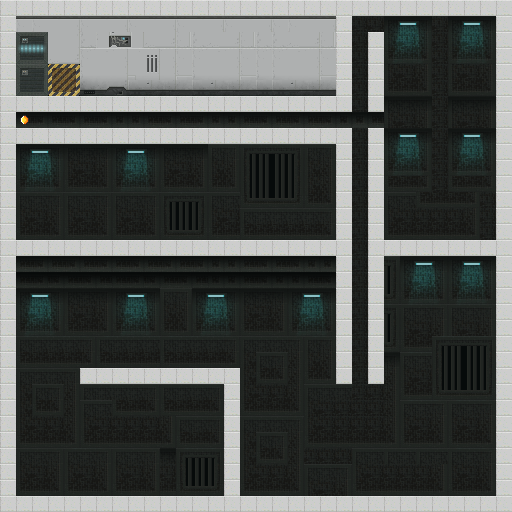

The image is a tile-based game level rendered from a .tmx file. Its description and complete source (layers, tilesets, objects, tile grids) follow:
An orthogonal 32x32 tile map with 16x16 px tiles, 2 tile layers (background, level).

<map version="1.2" tiledversion="1.3.1" orientation="orthogonal" renderorder="right-down" compressionlevel="0" width="32" height="32" tilewidth="16" tileheight="16" infinite="0" nextlayerid="3" nextobjectid="1">
 <tileset firstgid="1" source="scifi_platformTiles_16x16.tsx" />
 <properties>
     <property name="maxMirrors" type="int" value="10" />
  </properties>
 <layer id="1" name="background" width="32" height="32">
  <data encoding="csv">
0,0,0,0,0,246,247,248,0,0,0,0,0,0,0,0,0,0,0,0,0,0,0,0,0,0,0,0,0,0,0,0,
0,246,246,247,248,246,247,248,246,247,248,246,247,248,246,247,248,246,246,247,248,0,708,600,649,650,651,600,649,650,651,0,
0,71,72,282,283,316,284,285,286,317,318,319,316,317,318,319,316,316,317,318,319,0,708,0,684,685,686,600,684,685,686,0,
0,106,107,317,318,351,352,353,355,356,353,354,351,352,353,354,351,351,352,353,354,0,708,0,719,720,721,600,719,720,721,0,
0,141,142,146,147,386,387,388,390,391,388,389,386,387,388,389,386,386,387,388,389,0,708,0,605,606,607,600,605,606,607,0,
0,176,177,181,182,421,422,423,424,425,426,427,424,425,426,427,424,424,425,426,427,0,708,0,640,641,642,600,640,641,642,0,
0,0,0,0,0,0,0,0,0,0,0,0,0,0,0,0,0,0,0,0,0,0,708,0,570,571,572,600,570,571,572,0,
0,491,492,493,494,495,496,497,498,499,500,501,502,503,504,491,492,493,494,495,496,497,498,499,605,606,607,600,605,606,607,0,
0,526,527,528,529,530,531,532,533,534,535,536,537,538,539,0,0,0,0,0,0,0,708,0,649,650,651,600,649,650,651,0,
0,561,562,563,564,565,566,567,568,569,570,571,572,573,574,505,506,507,508,573,574,0,708,0,684,685,686,600,684,685,686,0,
0,596,597,598,599,600,601,602,603,604,605,606,607,608,609,540,541,542,543,608,609,0,708,0,719,720,721,600,719,720,721,0,
0,631,632,633,634,635,636,637,638,639,640,641,642,643,644,575,576,577,578,608,609,0,708,0,640,641,642,600,640,641,642,0,
0,666,667,668,669,670,671,672,673,674,675,676,677,678,679,610,611,612,613,643,644,0,708,0,678,679,680,681,682,683,600,0,
0,701,702,703,704,705,706,707,708,709,710,711,712,713,714,645,646,647,646,647,648,0,708,0,713,714,715,716,717,718,600,0,
0,736,737,738,739,740,741,742,743,744,745,746,747,748,749,680,681,682,681,682,683,0,708,0,748,749,750,751,752,753,600,0,
0,0,0,0,0,0,0,0,0,0,0,0,0,0,0,715,716,717,718,0,0,0,708,0,0,0,0,0,0,0,0,0,
0,491,492,493,494,495,496,491,492,493,494,495,496,497,498,499,500,501,502,503,504,0,708,0,677,649,650,651,649,650,651,0,
0,526,527,528,529,530,531,526,527,528,529,530,531,532,533,534,535,536,537,538,539,0,708,0,712,684,685,686,684,685,686,0,
0,561,562,563,564,565,566,567,568,569,573,574,561,562,563,564,565,566,567,568,569,0,708,0,747,719,720,721,719,720,721,0,
0,596,597,598,599,600,601,602,603,604,608,609,596,597,598,599,600,601,602,603,604,0,708,0,677,669,670,671,669,670,671,0,
0,631,632,633,634,635,636,637,638,639,643,644,631,632,633,634,635,636,637,638,639,0,708,0,712,704,705,706,704,705,706,0,
0,509,510,511,512,513,509,510,511,512,509,510,511,512,513,617,618,619,620,514,515,0,708,0,747,739,740,505,506,507,508,0,
0,544,545,546,547,548,544,545,546,547,544,545,546,547,548,652,653,654,655,549,550,0,708,0,572,669,670,540,541,542,543,0,
0,617,618,619,620,0,0,0,0,0,0,0,0,0,0,687,688,689,690,584,585,0,708,0,607,704,705,575,576,577,578,0,
0,652,653,654,655,645,646,647,647,648,645,646,647,648,0,722,723,724,725,672,673,673,708,708,607,739,740,610,611,612,613,0,
0,687,688,689,690,678,679,680,682,683,680,681,682,683,0,757,758,759,760,707,708,708,708,708,607,669,670,671,669,670,671,0,
0,722,723,724,725,713,714,715,716,717,718,621,622,623,0,617,618,619,620,707,708,708,708,708,607,704,705,706,704,705,706,0,
0,757,758,759,760,748,749,750,751,752,753,656,657,658,0,652,653,654,655,742,641,641,641,641,642,739,740,741,739,740,741,0,
0,666,667,668,669,670,671,672,673,674,571,675,676,677,0,687,688,689,690,723,723,723,678,679,678,679,678,679,669,670,671,0,
0,701,702,703,704,705,706,707,708,709,606,710,711,712,0,722,723,724,725,754,755,756,713,714,715,716,717,718,704,705,706,0,
0,736,737,738,739,740,741,742,743,744,641,745,746,747,0,757,758,759,760,789,790,791,748,749,750,751,752,753,739,740,741,0,
0,0,0,0,0,0,0,0,0,0,0,0,0,0,0,0,0,0,0,0,0,0,0,0,0,0,0,0,0,0,0,0
</data>
 </layer>
 <layer id="2" name="level" width="32" height="32">
  <data encoding="csv">
456,456,456,456,456,456,456,456,456,456,456,456,456,456,456,456,456,456,456,456,456,456,456,456,456,456,456,456,456,456,456,456,
456,77,77,77,77,77,77,77,77,77,77,77,77,77,77,77,77,77,77,77,77,456,77,77,77,77,77,77,77,77,77,456,
456,77,77,77,77,77,77,77,77,77,77,77,77,77,77,77,77,77,77,77,77,456,77,456,77,77,77,77,77,77,77,456,
456,77,77,77,77,77,77,77,77,77,77,77,77,77,77,77,77,77,77,77,77,456,77,456,77,77,77,77,77,77,77,456,
456,77,77,77,77,77,77,77,77,77,77,77,77,77,77,77,77,77,77,77,77,456,77,456,77,77,77,77,77,77,77,456,
456,77,77,77,77,77,77,77,77,77,77,77,77,77,77,77,77,77,77,77,77,456,77,456,77,77,77,77,77,77,77,456,
456,456,456,456,456,456,456,456,456,456,456,456,456,456,456,456,456,456,456,456,456,456,77,456,77,77,77,77,77,77,77,456,
456,81,77,77,77,77,77,77,77,77,77,77,77,77,77,77,77,77,77,77,77,77,77,77,77,77,77,77,77,77,77,456,
456,456,456,456,456,456,456,456,456,456,456,456,456,456,456,456,456,456,456,456,456,456,77,456,77,77,77,77,77,77,77,456,
456,77,77,77,77,77,77,77,77,77,77,77,77,77,77,77,77,77,77,77,77,456,77,456,77,77,77,77,77,77,77,456,
456,77,77,77,77,77,77,77,77,77,77,77,77,77,77,77,77,77,77,77,77,456,77,456,77,77,77,77,77,77,77,456,
456,77,77,77,77,77,77,77,77,77,77,77,77,77,77,77,77,77,77,77,77,456,77,456,77,77,77,77,77,77,77,456,
456,77,77,77,77,77,77,77,77,77,77,77,77,77,77,77,77,77,77,77,77,456,77,456,77,77,77,77,77,77,77,456,
456,77,77,77,77,77,77,77,77,77,77,77,77,77,77,77,77,77,77,77,77,456,77,456,77,77,77,77,77,77,77,456,
456,77,77,77,77,77,77,77,77,77,77,77,77,77,77,77,77,77,77,77,77,456,77,456,77,77,77,77,77,77,77,456,
456,456,456,456,456,456,456,456,456,456,456,456,456,456,456,456,456,456,456,456,456,456,77,456,456,456,456,456,456,456,456,456,
456,77,77,77,77,77,77,77,77,77,77,77,77,77,77,77,77,77,77,77,77,456,77,456,77,77,77,77,77,77,77,456,
456,77,77,77,77,77,77,77,77,77,77,77,77,77,77,77,77,77,77,77,77,456,77,456,77,77,77,77,77,77,77,456,
456,77,77,77,77,77,77,77,77,77,77,77,77,77,77,77,77,77,77,77,77,456,77,456,77,77,77,77,77,77,77,456,
456,77,77,77,77,77,77,77,77,77,77,77,77,77,77,77,77,77,77,77,77,456,77,456,77,77,77,77,77,77,77,456,
456,77,77,77,77,77,77,77,77,77,77,77,77,77,77,77,77,77,77,77,77,456,77,456,77,77,77,77,77,77,77,456,
456,77,77,77,77,77,77,77,77,77,77,77,77,77,77,77,77,77,77,77,77,456,77,456,77,77,77,77,77,77,77,456,
456,77,77,77,77,77,77,77,77,77,77,77,77,77,77,77,77,77,77,77,77,456,77,456,77,77,77,77,77,77,77,456,
456,77,77,77,77,456,456,456,456,456,456,456,456,456,456,77,77,77,77,77,77,456,77,456,77,77,77,77,77,77,77,456,
456,77,77,77,77,77,77,77,77,77,77,77,77,77,456,77,77,77,77,77,77,77,77,77,77,77,77,77,77,77,77,456,
456,77,77,77,77,77,77,77,77,77,77,77,77,77,456,77,77,77,77,77,77,77,77,77,77,77,77,77,77,77,77,456,
456,77,77,77,77,77,77,77,77,77,77,77,77,77,456,77,77,77,77,77,77,77,77,77,77,77,77,77,77,77,77,456,
456,77,77,77,77,77,77,77,77,77,77,77,77,77,456,77,77,77,77,77,77,77,77,77,77,77,77,77,77,77,77,456,
456,77,77,77,77,77,77,77,77,77,77,77,77,77,456,77,77,77,77,77,77,77,77,77,77,77,77,77,77,77,77,456,
456,77,77,77,77,77,77,77,77,77,77,77,77,77,456,77,77,77,77,77,77,77,77,77,77,77,77,77,77,77,77,456,
456,77,77,77,77,77,77,77,77,77,77,77,77,77,456,77,77,77,77,77,77,77,77,77,77,77,77,77,77,77,77,456,
456,456,456,456,456,456,456,456,456,456,456,456,456,456,456,456,456,456,456,456,456,456,456,456,456,456,456,456,456,456,456,456
</data>
 </layer>
</map>